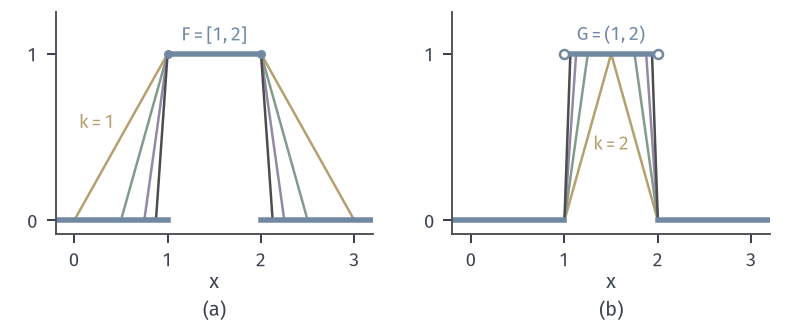

Write the Python code that produced this figure.
from pathlib import Path
import sys
HERE = Path(__file__).resolve().parent
sys.path.insert(0, str(HERE.parent/"weak-common"))
from weak_fig import *
# Continuous approximations of indicators: closed F=[1,2]: f_k=max(0,1-k dist(x,F)) decreases to 1_F;
# open G=(1,2): g_k=min(1,k dist(x,G^c)) increases to 1_G.
fig, axes = figure(width_mm=112, height_mm=46, ncols=2)
panel(fig, left=.07, wspace=.25, bottom=.28)
x = np.linspace(-.2, 3.2, 1500)
dF = np.maximum(0, np.maximum(1-x, x-2)); dGc = np.maximum(0, np.minimum(x-1, 2-x))
shades = [YELLOW, GREEN, PURPLE, STROKE]
ax = axes[0]
for k, c in zip((1, 2, 4, 8), shades): ax.plot(x, np.maximum(0, 1-k*dF), color=c, lw=1.0)
ax.plot([1, 2], [1, 1], color=BLUE, lw=2.2, solid_capstyle='butt'); dot(ax, 1, 1, BLUE, ms=3.6); dot(ax, 2, 1, BLUE, ms=3.6)
ax.plot([-.2, 1], [0, 0], color=BLUE, lw=2.2); ax.plot([2, 3.2], [0, 0], color=BLUE, lw=2.2)
lab(ax, .05, .55, r'$k=1$', YELLOW); lab(ax, 1.5, 1.08, r'$F=[1,2]$', BLUE, ha='center')
ax.set_xlim(-.2, 3.2); ax.set_ylim(-.08, 1.25); ax.set_xticks([0, 1, 2, 3]); ax.set_yticks([0, 1])
ax = axes[1]
for k, c in zip((2, 4, 8, 16), shades): ax.plot(x, np.minimum(1, k*dGc), color=c, lw=1.0)
ax.plot([1, 2], [1, 1], color=BLUE, lw=2.2, solid_capstyle='butt')
ax.plot([-.2, 1], [0, 0], color=BLUE, lw=2.2); ax.plot([2, 3.2], [0, 0], color=BLUE, lw=2.2)
ax.plot([1, 2], [1, 1], 'o', ms=3.6, mfc='white', mec=BLUE, mew=1.0, zorder=7)
lab(ax, 1.5, .42, r'$k=2$', YELLOW, ha='center'); lab(ax, 1.5, 1.08, r'$G=(1,2)$', BLUE, ha='center')
ax.set_xlim(-.2, 3.2); ax.set_ylim(-.08, 1.25); ax.set_xticks([0, 1, 2, 3]); ax.set_yticks([0, 1])
for a in axes: axlab(a, r'$x$')
tags(fig, axes)
save(fig, HERE, 'figure', {'closed_k': [1, 2, 4, 8], 'open_k': [2, 4, 8, 16]})
